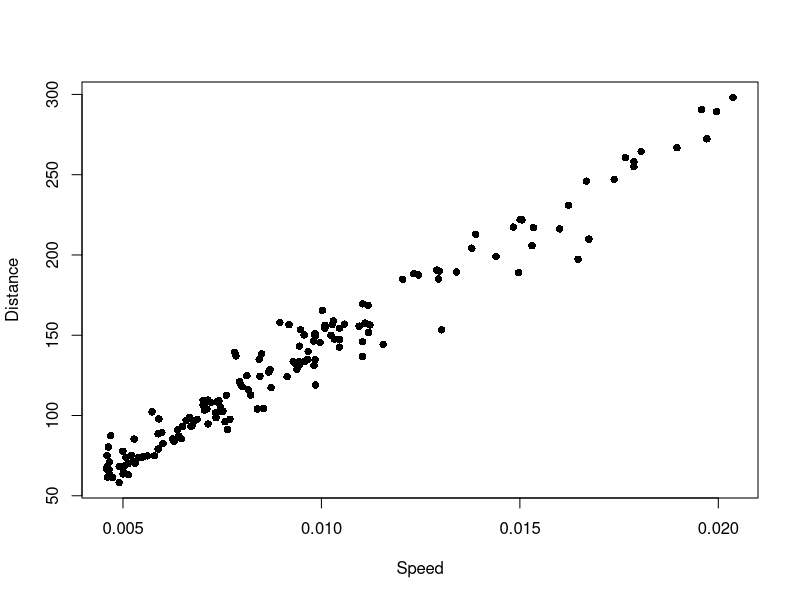
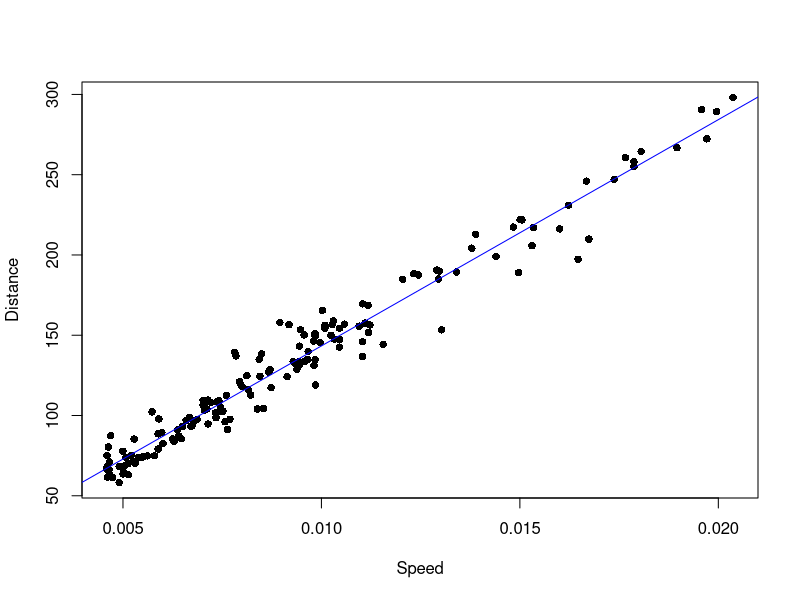

Write the R code that produced these figures, in order.
## ---- chunk 1
knitr::opts_chunk$set(echo = TRUE)
## ---- chunk 2
data=read.csv("supernova.csv") #read the data
plot(data,pch=16,xlab="Speed",ylab="Distance") #make the scatter plot
## ---- chunk 3
fit=lm(Distance~Speed,data=data) #fit the simple linear regression
plot(data,pch=16,xlab="Speed",ylab="Distance")
abline(fit,col="blue") #plot the fitted line 
## ---- chunk 4
fit$coefficients 
